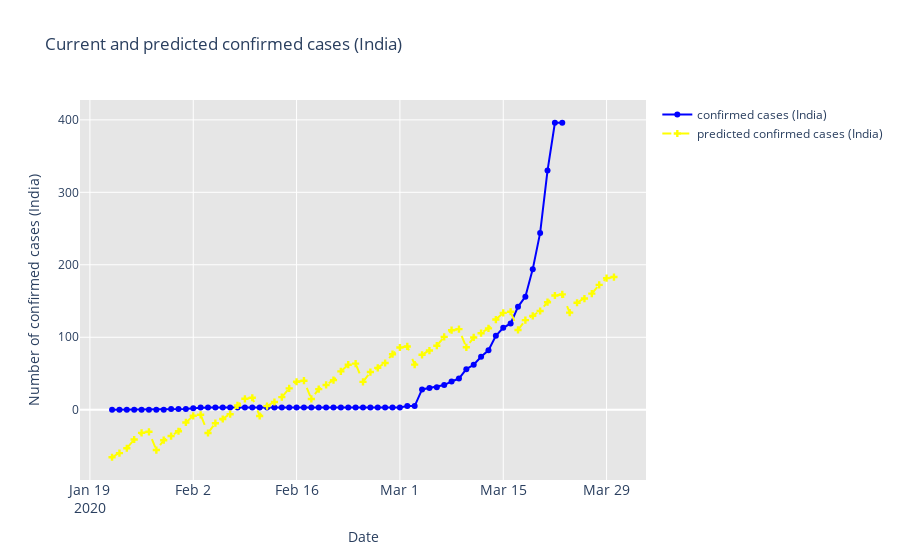

Write notebook code for a chart like this one.
### Code cell
fig = go.Figure()
fig.add_trace(go.Scatter(x=ind_confirmed['ds'],y=ind_confirmed['y'],mode='lines+markers',name='confirmed cases (India)',line=dict(color='blue',dash='solid')))
fig.add_trace(go.Scatter(x=future.ds.dt.date,y=forecast.yhat,mode='lines+markers',name='predicted confirmed cases (India)',line=dict(color='yellow',dash='dash'),marker_symbol='cross'))
fig.update_layout(title_text='Current and predicted confirmed cases (India)',xaxis=dict(title='Date'),xaxis_tickfont_size=14,yaxis=dict(title='Number of confirmed cases (India)'),plot_bgcolor='#e6e6e6')
fig.show()
